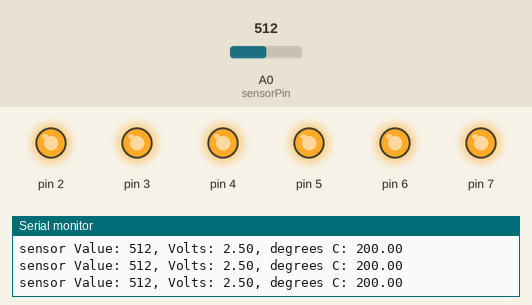
The sketch below on a simulated Arduino Uno, built with avr-gcc and run on an emulated ATmega328P. Parts: output pins drawn as LEDs (lit = HIGH), the last lines printed to the serial monitor. Inputs (shaded band) come from the test bench; at power-on: A0 (sensorPin) = 512.

Above: at 1.2 s.
1.3 s: A0 (sensorPin) set to 183
4.3 s: A0 (sensorPin) set to 169
At 5.4 s:
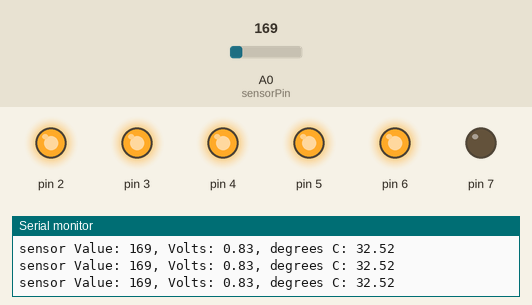
5.8 s: A0 (sensorPin) set to 122
At 6.8 s:
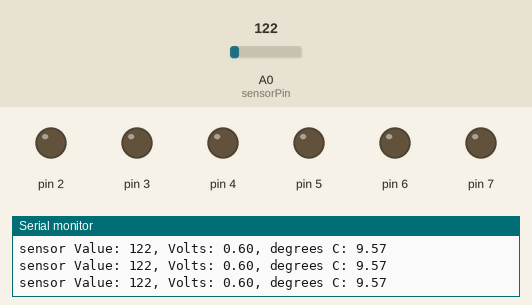
7.3 s: A0 (sensorPin) set to 1023
At 8.4 s:
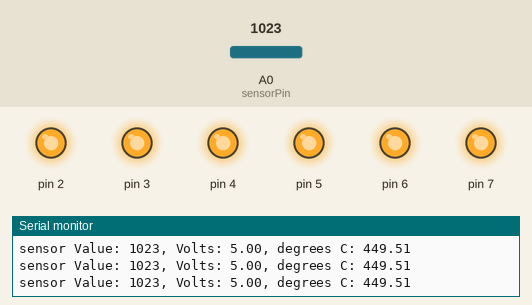
8.8 s: A0 (sensorPin) set to 0
At 10.0 s:
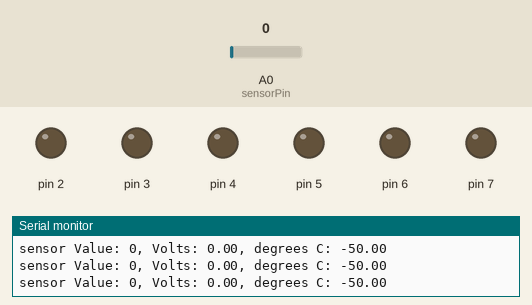
Timing chart, 0 to 11.3 s (numbered marks = the images above; inputs shaded):
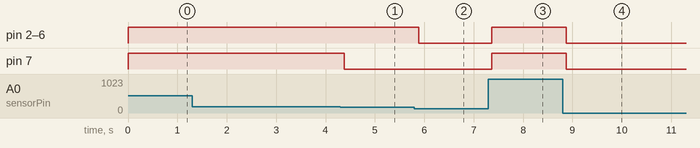

The sketch:

TMChallenge4LightTMP35.ino
```cpp
/*
The Tech Museum of Innovation  - www.thetech.org

"Light Up Your World" - May 3rd 2014
Challenge - 4 Make a Love-O-Meter

author: Tenaya Hurst - Arduino Woman

6 LEDs
6 330 ohms resistor
1 Temperature Sensor
11 jumper wires


 */

// named constant for the pin the sensor is connected to
const int sensorPin = A0;
// room temperature in Celcius
const float baselineTemp = 27.0;

void setup() {
  // open a serial connection to display values
  Serial.begin(9600);
  // set the LED pins as outputs
  // the for() loop saves some extra coding
  for (int pinNumber = 2; pinNumber < 8; pinNumber++) {
    pinMode(pinNumber, OUTPUT);
    digitalWrite(pinNumber, LOW);
  }
}

void loop() {
  // read the value on AnalogIn pin 0
  // and store it in a variable
  int sensorVal = analogRead(sensorPin);

  // send the 10-bit sensor value out the serial port
  Serial.print("sensor Value: ");
  Serial.print(sensorVal);

  // convert the ADC reading to voltage
  float voltage = (sensorVal / 1024.0) * 5.0;

  // Send the voltage level out the Serial port
  Serial.print(", Volts: ");
  Serial.print(voltage);

  // convert the voltage to temperature in degrees C
  // the sensor changes 10 mV per degree
  // the datasheet says there's a 500 mV offset
  // ((volatge - 500mV) times 100)
  Serial.print(", degrees C: ");
  float temperature = (voltage - .5) * 100;
  Serial.println(temperature);

  // if the current temperature is lower than the baseline
  // turn off all LEDs
  if (temperature < baselineTemp) {
    digitalWrite(2, LOW);
    digitalWrite(3, LOW);
    digitalWrite(4, LOW);
    digitalWrite(5, LOW);
    digitalWrite(6, LOW);
    digitalWrite(7, LOW);
  } // if the temperature rises 1-2 degrees, turn an LED on
  else if (temperature >= baselineTemp + 1 && temperature < baselineTemp + 2) {
    digitalWrite(2, HIGH);
    digitalWrite(3, LOW);
    digitalWrite(4, LOW);
    digitalWrite(5, LOW);
    digitalWrite(6, LOW);
    digitalWrite(7, LOW);
 } // if the temperature rises 2-3 degrees, turn an LED on
  else if (temperature >= baselineTemp + 2 && temperature < baselineTemp + 3) {
    digitalWrite(2, HIGH);
    digitalWrite(3, HIGH);
    digitalWrite(4, LOW);
    digitalWrite(5, LOW);
    digitalWrite(6, LOW);
    digitalWrite(7, LOW);
 } // if the temperature rises 3-4 degrees, turn an LED on
  else if (temperature >= baselineTemp + 3 && temperature < baselineTemp + 4) {
    digitalWrite(2, HIGH);
    digitalWrite(3, HIGH);
    digitalWrite(4, HIGH);
    digitalWrite(5, LOW);
    digitalWrite(6, LOW);
    digitalWrite(7, LOW);
 } // if the temperature rises 4-5 degrees, turn a second LED on
  else if (temperature >= baselineTemp + 4 && temperature < baselineTemp + 5) {
    digitalWrite(2, HIGH);
    digitalWrite(3, HIGH);
    digitalWrite(4, HIGH);
    digitalWrite(5, HIGH);
    digitalWrite(6, LOW);
    digitalWrite(7, LOW);
 } // if the temperature rises 5-6 degrees, turn a second LED on
  else if (temperature >= baselineTemp + 5 && temperature < baselineTemp + 6) {
    digitalWrite(2, HIGH);
    digitalWrite(3, HIGH);
    digitalWrite(4, HIGH);
    digitalWrite(5, HIGH);
    digitalWrite(6, HIGH);
    digitalWrite(7, LOW);
 } // if the temperature rises more than 6 degrees, turn all LEDs on
  else if (temperature >= baselineTemp + 6) {
    digitalWrite(2, HIGH);
    digitalWrite(3, HIGH);
    digitalWrite(4, HIGH);
    digitalWrite(5, HIGH);
    digitalWrite(6, HIGH);
    digitalWrite(7, HIGH);
  }
  delay(1);
}
```

Measured:
- the behaviour switches between 170 and 169 on A0 (sensorPin) (found by bisection; images 0 and 1)
- after the input at 4.3 s, pin 7: HIGH → LOW after 0.08 s
- after the input at 5.8 s, pin 2–6: HIGH → LOW after 0.09 s
- after the input at 7.3 s, pin 2–7: LOW → HIGH after 0.07 s
- after the input at 8.8 s, pin 2–7: HIGH → LOW after 0.08 s
